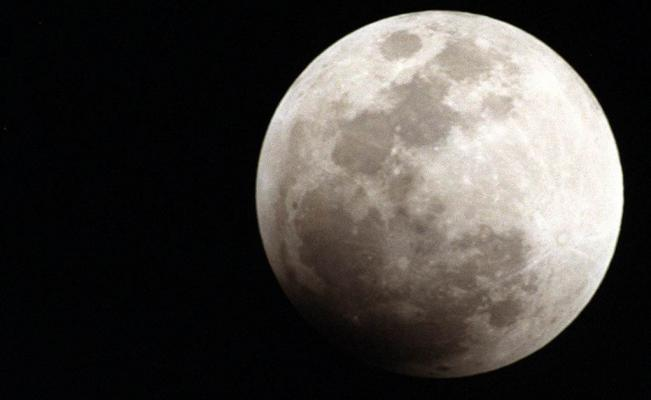
//> input picture OpenCV Edex/OperacionesMatematicas/OperacionesMatematicas/luna.jpg, 651 x 400 px
$ ./op_mat   (built with g++ and OpenCV 4)
//> lines starting //> are read from the running program, lines starting //| are printed output that depends on the picture
#include <opencv2/highgui/highgui.hpp>
#include <opencv2/imgproc/imgproc.hpp>
#include <cstdio>
#include <opencv2/opencv.hpp>

using namespace cv;
using namespace std;

int main(){
	//Cargando las imagenes
	char NomImg1[] = "luna.jpg";
	char NomImg2[] = "espacio.jpg";

	Mat img1, img2;
	img1 = cv::imread(NomImg1);
//> img1 is the input picture: 400 rows x 651 cols, CV_8UC3; mean B, G, R 62, 65.3, 69
	img2 = cv::imread(NomImg2);
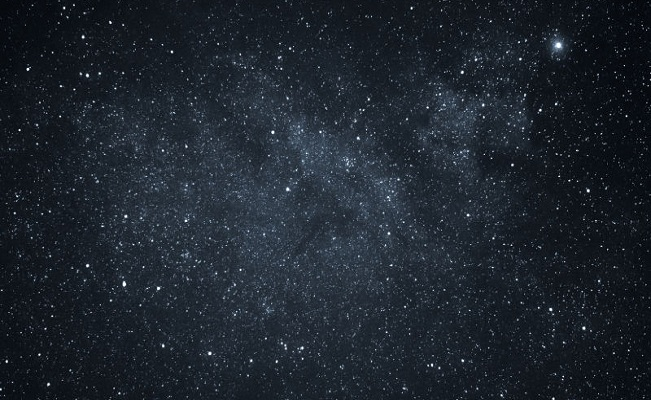
//> input picture OpenCV Edex/OperacionesMatematicas/OperacionesMatematicas/espacio.jpg, 651 x 400 px
//> img2 is the input picture: 400 rows x 651 cols, CV_8UC3; mean B, G, R 45.6, 36.9, 29.5

	if (!img1.data || !img2.data){
		cout << "Error al cargar alguna imagen" << endl;
		exit(1);
	}

	Mat src;

	add(img1, img2, src, noArray(), -1);
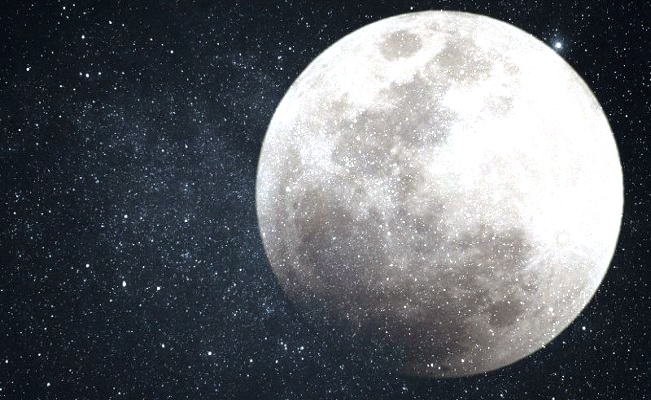
//> src: 400 rows x 651 cols, CV_8UC3; mean B, G, R 105.8, 100.6, 96.9

	namedWindow("img1", CV_WINDOW_AUTOSIZE);
	imshow("img1", img1);
	namedWindow("img2", CV_WINDOW_AUTOSIZE);
	imshow("img2", img2);

	//add(img1, img2, src, noArray(), -1);
	//subtract(img1, img2, src, noArray(), -1);
	//multiply(img1, img2, src, 100);
	divide(img1, img2, src, (100), - 1);
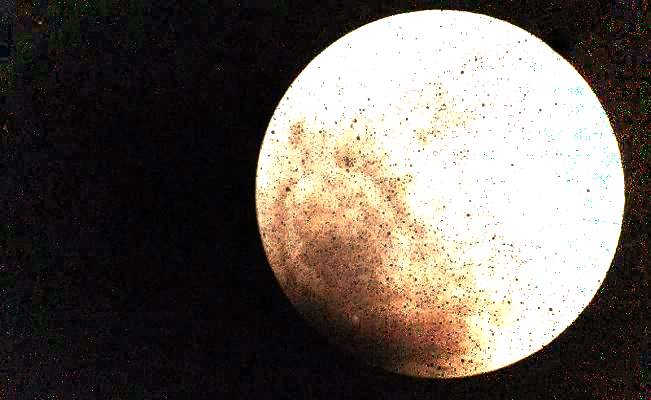
//> src: 400 rows x 651 cols, CV_8UC3; mean B, G, R 87.6, 95.1, 102.6

	namedWindow("salida", CV_WINDOW_AUTOSIZE);
	imshow("salida", src);
	imwrite("lunasumada.jpg", src);
	waitKey(0);


	return 0;
}
